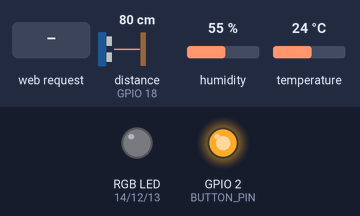
The sketch below on a simulated ESP32. On the bench: an RGB LED mixed from three pins (HIGH = lit), output pins drawn as LEDs (lit = HIGH). The test bench sets the inputs (shaded band); at power-on: distance to the obstacle (sensor on GPIO 18) 80 cm, humidity 55 %, temperature 24 °C. The echo pulse lasts 58.3 µs per cm; WiFi joins after 1.5 s; servers stay silent unless stated; EEPROM starts erased; pins used as bus, display or sensor lines are not drawn; what the sketch prints to the serial monitor is not drawn.

Above: at 2.7 s.
2.8 s: HTTP request GET /toggle received
At 3.9 s:
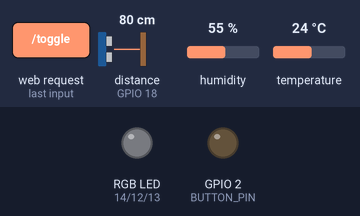
4.3 s: HTTP request GET /setMode received
At 5.1 s:
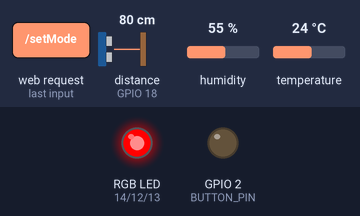
5.8 s: HTTP request GET /toggle?mode=manual received
At 6.2 s:
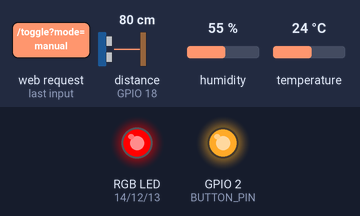
7.3 s: HTTP request GET /setMode?mode=obstacle received
At 8.3 s:
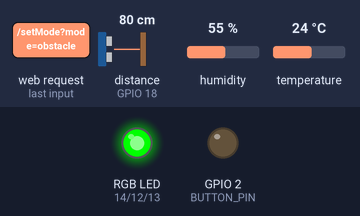
8.8 s: HTTP request GET /setMode?mode=humidity received
At 9.9 s:
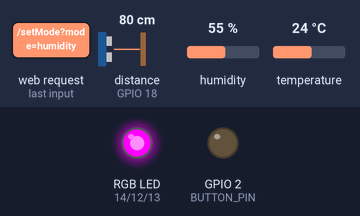
10.3 s: HTTP request GET /setMode?mode=manual received
At 10.8 s:
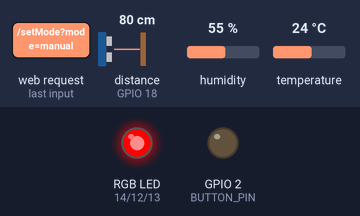
Timing chart, 0 to 12.8 s (numbered marks = the images above; inputs shaded):
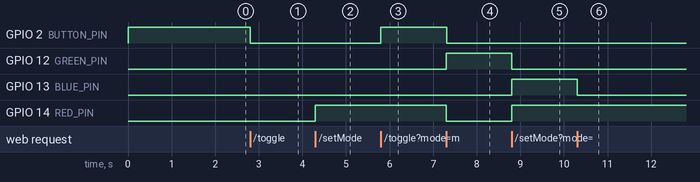

Measured:
- after the input at 2.8 s, GPIO 2 (BUTTON_PIN): HIGH → LOW at once
- after the input at 4.3 s, GPIO 14 (RED_PIN): LOW → HIGH at once
- after the input at 5.8 s, GPIO 2 (BUTTON_PIN): LOW → HIGH at once
- after the input at 7.3 s, GPIO 2 (BUTTON_PIN), GPIO 14 (RED_PIN): HIGH → LOW at once; GPIO 12 (GREEN_PIN): LOW → HIGH at once
- after the input at 8.8 s, GPIO 12 (GREEN_PIN): HIGH → LOW at once; GPIO 13 (BLUE_PIN), GPIO 14 (RED_PIN): LOW → HIGH at once
- after the input at 10.3 s, GPIO 13 (BLUE_PIN): HIGH → LOW at once

The sketch:

security-project-esp32-sensors-security.ino
```cpp
#include <WiFi.h>
#include <EEPROM.h>
#include <WebServer.h>
#include "DHT.h"
#include <Adafruit_Sensor.h>

// Wi-Fi credentials
const char* ssid = "HUAWEI-2.4G-pK26";
const char* password = "mTFhVa3j";

// Pin definitions
#define RED_PIN 14
#define GREEN_PIN 12
#define BLUE_PIN 13
#define BUTTON_PIN 2
#define TRIG_PIN 5
#define ECHO_PIN 18
#define DHT_PIN 27
#define LED_PIN 2

// Create a web server on port 80
WebServer server(80);

// Variables
bool ledState = false;
bool manualMode = false;
long duration;
int distance;
float humidity = 0.0, temperature = 0.0;

// DHT sensor setup
#define DHTTYPE DHT11
DHT dht(DHT_PIN, DHTTYPE);

// HTML for interface
String getHTML() {
  // Your existing HTML code here (no changes)
  String html = "<!DOCTYPE html><html><head><title>ESP32 Control</title><style>";
  html += "body { font-family: Arial, sans-serif; display: flex; justify-content: center; align-items: center; height: 100vh; background-color: #f0f8ff; margin: 0; }";
  html += ".container { background-color: #DAEAF6; padding: 20px; border: 1px solid gray; border-radius: 10px; box-shadow: 0px 0px 10px rgba(0, 0, 0, 0.1); width: 300px; text-align: center; display: flex; flex-direction: column; align-items: center; justify-content: center; }";
  html += "h1 { font-size: 24px; margin-bottom: 20px; }";
  html += "label, select { font-size: 16px; margin-bottom: 15px; display: block; text-align: center; }";
  html += "button { padding: 10px 20px; font-size: 16px; margin: 10px 0; cursor: pointer; border-radius: 5px; border: 1px solid gray; background-color: #fff; }";
  html += ".toggle { position: relative; width: 50px; height: 25px; margin: 10px 0; }";
  html += ".toggle input { opacity: 0; width: 0; height: 0; }";
  html += ".slider { position: absolute; cursor: pointer; top: 0; left: 0; right: 0; bottom: 0; background-color: gray; transition: 0.4s; border-radius: 25px; }";
  html += ".slider:before { position: absolute; content: ''; height: 21px; width: 21px; left: 2px; bottom: 2px; background-color: white; transition: 0.4s; border-radius: 50%; }";
  html += "input:checked + .slider { background-color: green; }";
  html += "input:checked + .slider:before { transform: translateX(25px); }";
  html += "</style></head><body>";
  html += "<div class='container'>";
  html += "<h1>ESP32 Multi-sensor Control</h1>";
  html += "<label for='mode'>Select Mode:</label>";
  html += "<select name='mode' id='mode' onchange='setMode(this.value)'>";
  html += "<option value='manual' " + String(manualMode ? "selected" : "") + ">Manual Mode</option>";
  html += "<option value='obstacle' " + String(!manualMode && !isnan(distance) ? "selected" : "") + ">Obstacle Detection</option>";
  html += "<option value='humidity' " + String(!manualMode && isnan(distance) ? "selected" : "") + ">Humidity/Temperature</option>";
  html += "</select>";
  html += "<p id='ledStatus' style='font-size:18px;'>LED is currently " + String(ledState ? "ON" : "OFF") + "</p>";

  if (manualMode) {
    html += "<label for='ledToggle'>LED Control:</label>";
    html += "<label class='toggle'>";
    html += "<input type='checkbox' id='ledToggle' onclick='toggleLED()' " + String(ledState ? "checked" : "") + ">";
    html += "<span class='slider'></span>";
    html += "</label>";
  }

  html += "<button onclick='toggleSensorValues()'>Show/Hide Sensor Values</button>";
  html += "<div id='sensorValues' style='margin-top: 20px; display: none;'>";
  html += "<p style='font-size: 16px;'>Humidity: " + (isnan(humidity) ? "Error" : String(humidity)) + "%</p>";
  html += "<p style='font-size: 16px;'>Temperature: " + (isnan(temperature) ? "Error" : String(temperature)) + " &#8451;</p>";
  html += "</div>";

  html += "<script>";
  html += "function setMode(mode) { fetch('/setMode?mode=' + mode).then(() => location.reload()); }";
  html += "function toggleLED() {";
  html += "  fetch('/toggle').then(() => {";
  html += "    fetch('/getLEDState').then(response => response.text()).then(text => {";
  html += "      document.getElementById('ledStatus').innerHTML = 'LED is currently ' + text;";
  html += "    });";
  html += "  });";
  html += "}";
  html += "function toggleSensorValues() {";
  html += "  var sensorValues = document.getElementById('sensorValues');";
  html += "  if (sensorValues.style.display === 'none') {";
  html += "    sensorValues.style.display = 'block';";
  html += "  } else {";
  html += "    sensorValues.style.display = 'none';";
  html += "  }";
  html += "}";
  html += "</script>";

  html += "</div>";
  html += "</body></html>";
  return html;
}

// Handle root
void handleRoot() {
  server.send(200, "text/html", getHTML());
}

// Handle LED toggle
void handleToggle() {
  ledState = !ledState;
  digitalWrite(LED_PIN, ledState ? HIGH : LOW);
  EEPROM.write(0, ledState);  // Save LED state to EEPROM (address 0)
  EEPROM.commit();  // Commit changes to EEPROM
  server.send(200, "text/plain", "OK");
}

// Handle mode changes based on dropdown selection
void handleSetMode() {
  String mode = server.hasArg("mode") ? server.arg("mode") : "manual";
  if (mode == "manual") {
    manualMode = true;
    setRGB(255, 0, 0);  // Red for manual mode
  } else if (mode == "obstacle") {
    manualMode = false;
    setRGB(0, 255, 0);  // Green for obstacle detection
  } else if (mode == "humidity") {
    manualMode = false;
    setRGB(255, 0, 255);  // Red+Blue for humidity/temp
  }
  EEPROM.write(1, manualMode);  // Save manual mode state to EEPROM (address 1)
  EEPROM.commit();  // Commit changes to EEPROM
  server.send(200, "text/html", getHTML());
}

// Set RGB LED color
void setRGB(int red, int green, int blue) {
  analogWrite(RED_PIN, red);
  analogWrite(GREEN_PIN, green);
  analogWrite(BLUE_PIN, blue);
}

// Obstacle detection
void obstacleDetection() {
  digitalWrite(TRIG_PIN, LOW);
  delayMicroseconds(2);
  digitalWrite(TRIG_PIN, HIGH);
  delayMicroseconds(10);
  digitalWrite(TRIG_PIN, LOW);
  duration = pulseIn(ECHO_PIN, HIGH);
  distance = duration * 0.034 / 2;
  if (distance < 15) {
    digitalWrite(LED_PIN, HIGH);  // Turn on LED if obstacle is close
  } else {
    digitalWrite(LED_PIN, LOW);
  }
}

// Get DHT11 data with error handling
void getDHTData() {
  humidity = dht.readHumidity();
  temperature = dht.readTemperature();

  if (isnan(humidity) || isnan(temperature)) {
    Serial.println("Failed to read from DHT sensor! Retrying...");
    humidity = dht.readHumidity();
    temperature = dht.readTemperature();
  }
}

// Setup
void setup() {
  pinMode(RED_PIN, OUTPUT);
  pinMode(GREEN_PIN, OUTPUT);
  pinMode(BLUE_PIN, OUTPUT);
  pinMode(BUTTON_PIN, INPUT);
  pinMode(TRIG_PIN, OUTPUT);
  pinMode(ECHO_PIN, INPUT);
  pinMode(LED_PIN, OUTPUT);
  digitalWrite(LED_PIN, LOW);

  dht.begin();
  Serial.begin(115200);

  EEPROM.begin(512);  // Initialize EEPROM with 512 bytes of space

  // Read stored values from EEPROM
  ledState = EEPROM.read(0);  // Read LED state from EEPROM (address 0)
  manualMode = EEPROM.read(1);  // Read manual mode state from EEPROM (address 1)

  // Set initial LED state based on EEPROM value
  digitalWrite(LED_PIN, ledState ? HIGH : LOW);

  WiFi.begin(ssid, password);
  while (WiFi.status() != WL_CONNECTED) {
    delay(500);
    Serial.print(".");
  }
  Serial.println("WiFi connected. IP address: ");
  Serial.println(WiFi.localIP());

  server.on("/", handleRoot);
  server.on("/toggle", handleToggle);
  server.on("/setMode", handleSetMode);

  server.on("/getLEDState", []() {
    server.send(200, "text/plain", ledState ? "ON" : "OFF");
  });

  server.begin();
  Serial.println("HTTP server started");
}

// Loop
void loop() {
  server.handleClient();

  if (!manualMode) {
    obstacleDetection();
    getDHTData();
  }
}
```
